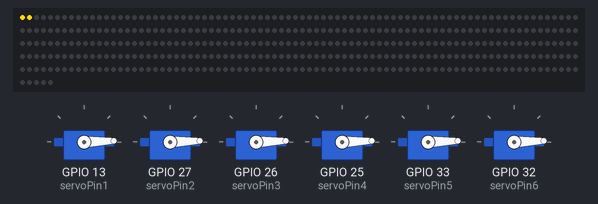
A sketch run on a simulated ESP32. On the bench: 6 × servo, 405 RGB LEDs in strip order, left to right, continuing on the next row. What the sketch prints to the serial monitor is not drawn.

Above: at 5.19 s.
At 8.18 s:
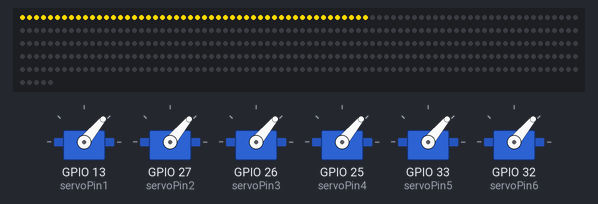
At 10.05 s:
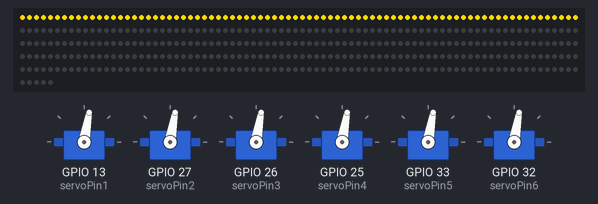
At 11.29 s:
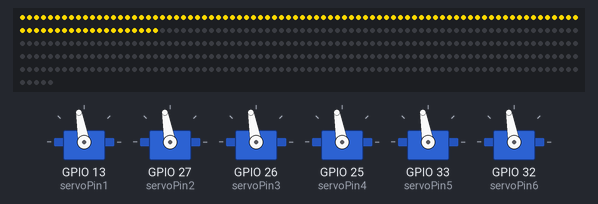
At 13.65 s:
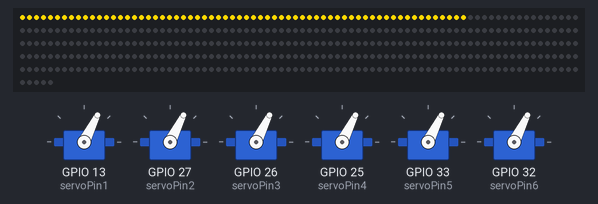
At 16.27 s:
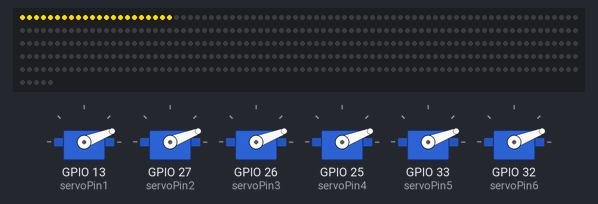
Timing chart, 0 to 40.0 s (numbered marks = the images above):
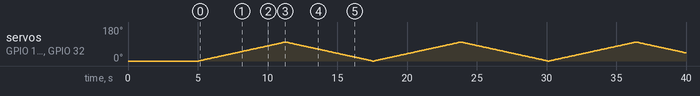

The sketch:

ondaCos.ino
```cpp
#include "FastLED.h"
#include <Servo.h>
Servo myservo1;
Servo myservo2;
Servo myservo3;
Servo myservo4;
Servo myservo5;
Servo myservo6;

#define NUM_LEDS1 65 * 6 + 15
#define NUM_LEDS2 336
#define NUM_LEDS3 570

#define NUM_LEDS NUM_LEDS1

#define LED_TYPE WS2812
#define COLOR_ORDER GRB
int FRAMES_PER_SECOND = 120;
CRGB leds[NUM_LEDS];


#define PIN_LED_DATA 12

int servoPin1 = 13;
int servoPin2 = 27;
int servoPin3 = 26;
int servoPin4 = 25;
int servoPin5 = 33;
int servoPin6 = 32;

void setup() {
  // put your setup code here, to run once:
  Serial.begin(115200);

  myservo1.attach(servoPin1);
  myservo2.attach(servoPin2);
  myservo3.attach(servoPin3);
  myservo4.attach(servoPin4);
  myservo5.attach(servoPin5);
  myservo6.attach(servoPin6);

  myservo1.write(0);
  myservo2.write(0);
  myservo3.write(0);
  myservo4.write(0);
  myservo5.write(0);
  myservo6.write(0);

delay(5000);
  FastLED.addLeds<LED_TYPE, PIN_LED_DATA, COLOR_ORDER>(leds, NUM_LEDS).setCorrection(TypicalLEDStrip);


  for (int i = 0; i <= NUM_LEDS; i++) leds[i] = CRGB::Black;
  FastLED.show();

  Serial.println("start");
}

String SerialData = "";

// float max = 6.3;
// float cont = 0;
int maxP = 100;
void loop() {
  // put your main code here, to run repeatedly:
  //=(cos(C1)+1)/2
  //=1*(180-100)*D1+100
  //cont += 0.1;
  for (int i = 0; i <= maxP; i++) {
    myservo1.write(i);
    myservo2.write(i);
    myservo3.write(i);
    myservo4.write(i);
    myservo5.write(i);
    myservo6.write(i);
    delay(50);
    Serial.print(">");
    leds[i] = CRGB::Gold;
    FastLED.show();
  }
Serial.println("");
  for (int i = 0; i <= maxP; i++) {
    myservo1.write(maxP - i);
    myservo2.write(maxP - i);
    myservo3.write(maxP - i);
    myservo4.write(maxP - i);
    myservo5.write(maxP - i);
    myservo6.write(maxP - i);
    delay(50);
    Serial.print("<");
    leds[maxP -i] = CRGB::Black;
    FastLED.show();
  }
Serial.println("");
  // float cos_result = (cos(cont) + 1) / 2;
  // float posServo = 1 * (180 - 100) * cos_result + 100;
  // int posEntero = posServo;
  // Serial.println(posEntero);
  // delay(100);
  // if (cont == max) cont = 0;
  // if (Serial.available() > 0) {
  //   char c = Serial.read();
  //   SerialData += c;

  //   if (c == '\n') {
  //     Serial.print(SerialData);
  //     SerialData = "";
  //   }
  // }
}
```
